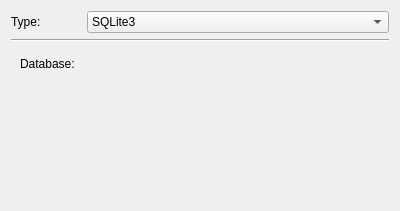
<?xml version="1.0" encoding="UTF-8"?>
<ui version="4.0">
 <class>ConnectionDialog</class>
 <widget class="QWidget" name="ConnectionDialog">
  <property name="geometry">
   <rect>
    <x>0</x>
    <y>0</y>
    <width>400</width>
    <height>211</height>
   </rect>
  </property>
  <property name="windowTitle">
   <string>Dialog</string>
  </property>
  <layout class="QVBoxLayout" name="verticalLayout">
   <item>
    <layout class="QHBoxLayout" name="horizontalLayout">
     <item>
      <widget class="QLabel" name="label_7">
       <property name="minimumSize">
        <size>
         <width>70</width>
         <height>0</height>
        </size>
       </property>
       <property name="text">
        <string>Type:</string>
       </property>
      </widget>
     </item>
     <item>
      <widget class="QComboBox" name="dbtype">
       <property name="sizePolicy">
        <sizepolicy hsizetype="Expanding" vsizetype="Fixed">
         <horstretch>0</horstretch>
         <verstretch>0</verstretch>
        </sizepolicy>
       </property>
       <item>
        <property name="text">
         <string>SQLite3</string>
        </property>
       </item>
       <item>
        <property name="text">
         <string>MySQL</string>
        </property>
       </item>
       <item>
        <property name="text">
         <string>PostgreSQL</string>
        </property>
       </item>
      </widget>
     </item>
    </layout>
   </item>
   <item>
    <widget class="Line" name="line">
     <property name="orientation">
      <enum>Qt::Horizontal</enum>
     </property>
    </widget>
   </item>
   <item>
    <widget class="QStackedWidget" name="stackedWidget">
     <property name="currentIndex">
      <number>0</number>
     </property>
     <widget class="QWidget" name="page">
      <layout class="QFormLayout" name="formLayout_2">
       <property name="fieldGrowthPolicy">
        <enum>QFormLayout::ExpandingFieldsGrow</enum>
       </property>
       <item row="0" column="0">
        <widget class="QLabel" name="label_6">
         <property name="text">
          <string>Database:</string>
         </property>
        </widget>
       </item>
       <item row="0" column="1">
        <widget class="KUrlRequester" name="filepath">
         <property name="fileDialogModality">
          <enum>Qt::WindowModal</enum>
         </property>
        </widget>
       </item>
      </layout>
     </widget>
     <widget class="QWidget" name="page_2">
      <layout class="QFormLayout" name="formLayout">
       <item row="0" column="0">
        <widget class="QLabel" name="label">
         <property name="text">
          <string>Server:</string>
         </property>
        </widget>
       </item>
       <item row="0" column="1">
        <widget class="KLineEdit" name="servername"/>
       </item>
       <item row="1" column="0">
        <widget class="QLabel" name="label_2">
         <property name="text">
          <string>Port:</string>
         </property>
        </widget>
       </item>
       <item row="1" column="1">
        <widget class="KLineEdit" name="serverport">
         <property name="maximumSize">
          <size>
           <width>60</width>
           <height>16777215</height>
          </size>
         </property>
        </widget>
       </item>
       <item row="3" column="1">
        <widget class="KLineEdit" name="username">
         <property name="maximumSize">
          <size>
           <width>150</width>
           <height>150</height>
          </size>
         </property>
        </widget>
       </item>
       <item row="5" column="1">
        <widget class="KLineEdit" name="password">
         <property name="maximumSize">
          <size>
           <width>150</width>
           <height>16777215</height>
          </size>
         </property>
         <property name="passwordMode">
          <bool>true</bool>
         </property>
        </widget>
       </item>
       <item row="3" column="0">
        <widget class="QLabel" name="label_3">
         <property name="text">
          <string>Username:</string>
         </property>
        </widget>
       </item>
       <item row="5" column="0">
        <widget class="QLabel" name="label_4">
         <property name="text">
          <string>Password:</string>
         </property>
        </widget>
       </item>
       <item row="6" column="0">
        <widget class="QLabel" name="label_5">
         <property name="text">
          <string>Database:</string>
         </property>
        </widget>
       </item>
       <item row="6" column="1">
        <widget class="KLineEdit" name="dbname">
         <property name="maximumSize">
          <size>
           <width>200</width>
           <height>16777215</height>
          </size>
         </property>
        </widget>
       </item>
      </layout>
     </widget>
    </widget>
   </item>
  </layout>
 </widget>
 <customwidgets>
  <customwidget>
   <class>KUrlRequester</class>
   <extends>QFrame</extends>
   <header>kurlrequester.h</header>
  </customwidget>
  <customwidget>
   <class>KLineEdit</class>
   <extends>QLineEdit</extends>
   <header>klineedit.h</header>
  </customwidget>
 </customwidgets>
 <resources/>
 <connections>
  <connection>
   <sender>dbtype</sender>
   <signal>activated(int)</signal>
   <receiver>stackedWidget</receiver>
   <slot>setCurrentIndex(int)</slot>
   <hints>
    <hint type="sourcelabel">
     <x>201</x>
     <y>13</y>
    </hint>
    <hint type="destinationlabel">
     <x>303</x>
     <y>127</y>
    </hint>
   </hints>
  </connection>
 </connections>
</ui>
